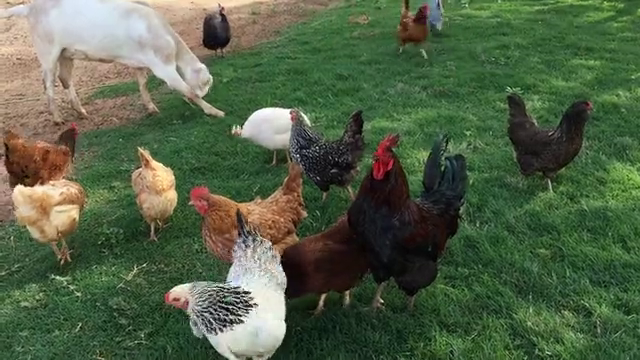
#> input picture frame 23 of Object_Detection/datas/chicken_farm.mp4, 640 x 360 px, given in place of 0_8_IPC1_20221105100432.mp4, which was not available
$ python '00.왜곡보정.py'
#> lines starting #> are read from the running program, lines starting #| are printed output that depends on the picture
import cv2
import numpy as np
import os

def undistort_video_first_5_seconds(input_path, output_path):
    cap = cv2.VideoCapture(input_path)
    if not cap.isOpened():
        print("영상을 열 수 없습니다")
        return

    # 영상 정보
    width = int(cap.get(cv2.CAP_PROP_FRAME_WIDTH))
    height = int(cap.get(cv2.CAP_PROP_FRAME_HEIGHT))
    fps = cap.get(cv2.CAP_PROP_FPS)

    # 5초에 해당하는 프레임 수 계산
    frames_to_process = int(fps * 5)
    print(f"처리할 프레임 수: {frames_to_process} (FPS: {fps})")

    # 출력 비디오 설정
    fourcc = cv2.VideoWriter_fourcc(*'mp4v')
    output_file = os.path.join(output_path, "첫5초_왜곡보정.mp4")
    out = cv2.VideoWriter(output_file, fourcc, fps, (width, height))

    # 카메라 매트릭스와 왜곡 계수
    camera_matrix = np.array([
        [width*0.8, 0, width/2],
        [0, height*0.8, height/2],
        [0, 0, 1]
    ])

    # 왜곡 계수 (k1, k2, p1, p2, k3)
    dist_coeffs = np.array([-0.3, 0.1, 0, 0, -0.02])

    # 새 카메라 매트릭스
    newcameramtx, roi = cv2.getOptimalNewCameraMatrix(
        camera_matrix, dist_coeffs, (width, height), 0, (width, height))

    # 매핑 테이블 계산
    mapx, mapy = cv2.initUndistortRectifyMap(
        camera_matrix, dist_coeffs, None, newcameramtx, (width, height), 5)

    frame_count = 0

    while frame_count < frames_to_process:
        ret, frame = cap.read()
#> frame is the input picture: shape (360, 640, 3); mean B, G, R 70.7, 98.1, 82.6
        if not ret:
            break

        # 왜곡 보정 적용
        undistorted = cv2.remap(frame, mapx, mapy, cv2.INTER_LINEAR)
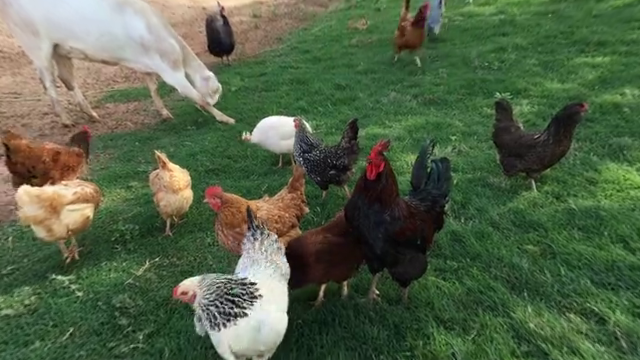
#> undistorted: shape (360, 640, 3); mean B, G, R 71.7, 99.2, 83.5

        # 결과 저장
        out.write(undistorted)

        frame_count += 1
        if frame_count % 30 == 0:  # 30프레임마다 상태 출력
            print(f"처리 중: {frame_count}/{frames_to_process} 프레임")

    cap.release()
    out.release()
    print(f"처리 완료: 첫 5초({frame_count} 프레임)가 {output_file}에 저장되었습니다")

# 실행
input_video = r"C:\Users\brigh\Documents\GitHub\Deep-Learning\Object_Detection\datas\0_8_IPC1_20221105100432.mp4"
output_dir = r"C:\Users\brigh\Documents\GitHub\Deep-Learning\Object_Detection\datas\왜곡보정"

# 출력 디렉토리 생성
os.makedirs(output_dir, exist_ok=True)

undistort_video_first_5_seconds(input_video, output_dir)

$ run again, starting later in the video
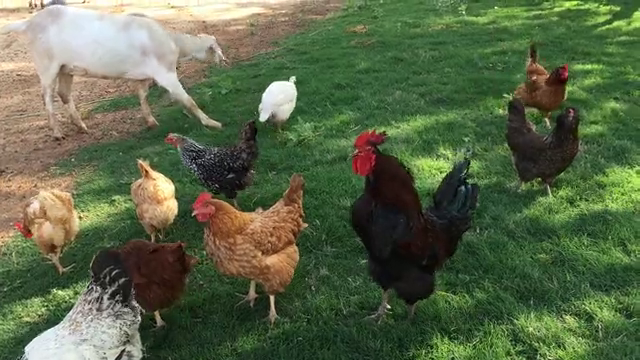
#> input picture frame 105 of Object_Detection/datas/chicken_farm.mp4, 640 x 360 px, given in place of 0_8_IPC1_20221105100432.mp4, which was not available
#> in undistort_video_first_5_seconds, frame is the input picture: shape (360, 640, 3); mean B, G, R 71.9, 103.3, 89.7
#> in undistort_video_first_5_seconds, `undistorted = cv2.remap(frame, mapx, mapy, cv2.INTER_LINEAR)`:
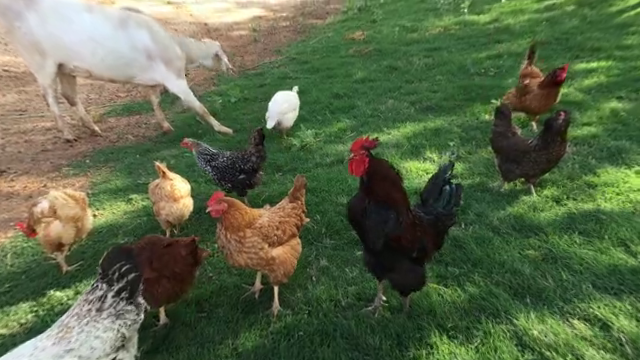
#> undistorted: shape (360, 640, 3); mean B, G, R 73.5, 104.8, 91.2

$ run again, starting later in the video
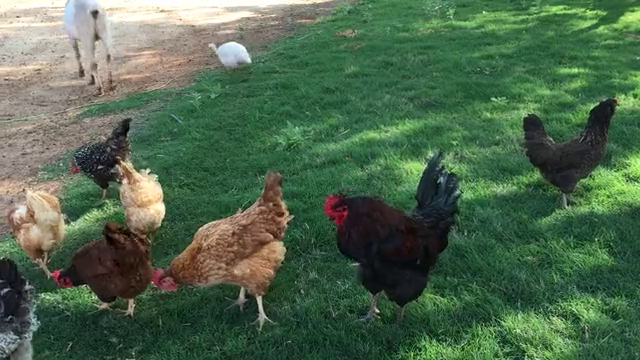
#> input picture frame 187 of Object_Detection/datas/chicken_farm.mp4, 640 x 360 px, given in place of 0_8_IPC1_20221105100432.mp4, which was not available
#> in undistort_video_first_5_seconds, frame is the input picture: shape (360, 640, 3); mean B, G, R 77.4, 103.9, 78.4
#> in undistort_video_first_5_seconds, `undistorted = cv2.remap(frame, mapx, mapy, cv2.INTER_LINEAR)`:
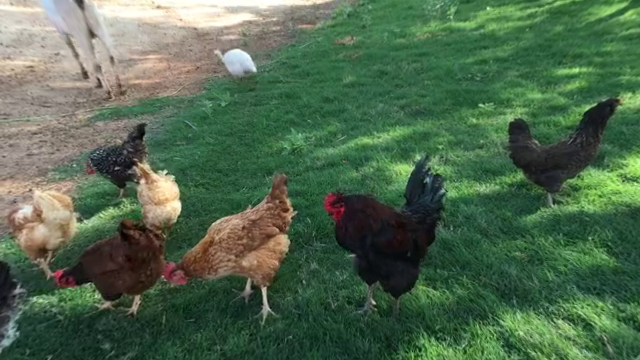
#> undistorted: shape (360, 640, 3); mean B, G, R 78.2, 104.9, 79.7
